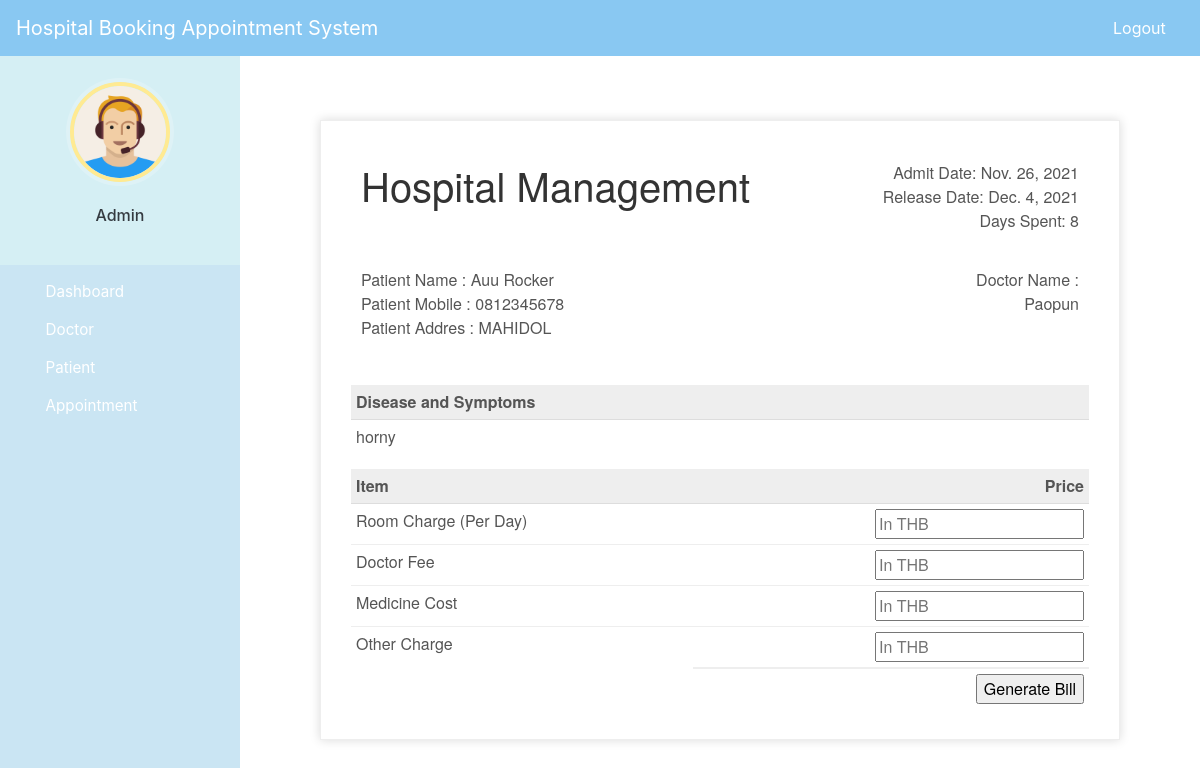
Page /discharge-patient/1 (signed in) on the committed database.
### hospital/models.py (models this page shows, shortened)
class Patient(models.Model):
    user = models.OneToOneField(User, on_delete=models.CASCADE)
    profile_pic = models.ImageField(upload_to='hospital/static/profile_pic/PatientProfilePic/', null=True, blank=True)
    address = models.CharField(max_length=40)
    mobile = models.CharField(max_length=20, null=False)
    symptoms = models.CharField(max_length=100, null=False)
    assignedDoctorId = models.PositiveIntegerField(null=True)
    admitDate = models.DateField(auto_now=True)
    status = models.BooleanField(default=False)
    @property
    def get_name(self):
        return self.user.first_name+" "+self.user.last_name

### hospital/views.py (the view, shortened to what this page needs)
# urls.py: path('discharge-patient/<int:pk>', views.discharge_patient_view,name='discharge-patient'),
@login_required(login_url='adminlogin')
@user_passes_test(is_admin)
def discharge_patient_view(request,pk):
    patient=models.Patient.objects.get(id=pk)
    days=(date.today()-patient.admitDate)
    assignedDoctor=models.User.objects.all().filter(id=patient.assignedDoctorId)
    d=days.days
    patientDict={
        'patientId':pk,
        'name':patient.get_name,
        'mobile':patient.mobile,
        'address':patient.address,
        'symptoms':patient.symptoms,
        'admitDate':patient.admitDate,
        'todayDate':date.today(),
        'day':d,
        'assignedDoctorName':assignedDoctor[0].first_name,
    }
    return render(request,'hospital/patient_generate_bill.html',context=patientDict)

### hospital/views.py (called while the page is built)
def is_admin(user):
    return user.groups.filter(name='ADMIN').exists()

### hospital/templates/hospital/patient_generate_bill.html (shortened to what this page needs)
{% extends 'hospital/admin_base.html' %} {% load static %} {% block content %}
<head>
</head>
<br><br><br>
<div class="invoice-box">
    <table cellpadding="0" cellspacing="0">
        <tr class="top">
            <td colspan="2">
                <table>
                    <tr>
                        <td class="title">
                            <h1>Hospital Management</h1>
                        </td>
                        <td>
                            Admit Date: {{admitDate}}<br> Release Date: {{todayDate}}<br> Days Spent: {{day}}
                        </td>
                    </tr>
                </table>
            </td>
        </tr>
        <tr class="information">
            <td colspan="2">
                <table>
                    <tr>
                        <td>
                            Patient Name : {{name}}<br> Patient Mobile : {{mobile}}<br> Patient Addres : {{address}}<br>
                        </td>
                        <td>
                            Doctor Name :<br> {{assignedDoctorName}}
                            <br>
                        </td>
                    </tr>
                </table>
            </td>
        </tr>
        <tr class="heading">
            <td>
                Disease and Symptoms
            </td>
            <td>
            </td>
        </tr>
        <tr class="details">
            <td>
                {{symptoms}}
            </td>
        </tr>
        <tr class="heading">
            <td>
                Item
            </td>
            <td>
                Price
            </td>
        </tr>
        <form method="post">
            <tr class="item">
                <td>
                    Room Charge (Per Day)
                </td>
                <td>
                    <input type="number" name="roomCharge" placeholder="In THB" value="">
                </td>
            </tr>
            <tr class="item">
                <td>
                    Doctor Fee
                </td>
                <td>
                    <input type="number" name="doctorFee" placeholder="In THB" value="">
                </td>
            </tr>
            <tr class="item">
                <td>
                    Medicine Cost
                </td>
                <td>
                    <input type="number" name="medicineCost" placeholder="In THB" value="">
                </td>
            </tr>
            <tr class="item last">
                <td>
                    Other Charge
                </td>
                <td>
                    <input type="number" name="OtherCharge" placeholder="In THB" value="">
                </td>
            </tr>
            <tr class="total">
                <td></td>
                <td>
                    <input type="submit" name="submit" value="Generate Bill">
                </td>
            </tr>
        </form>
    </table>
</div>
{% endblock content %}

### hospital/static/style.css (style rules this page uses)
body { padding-left: 240px; }

### hospital/templates/hospital/admin_base.html (style rules this page uses)
body { padding-left: 240px; }

### hospital/templates/hospital/patient_generate_bill.html (style rules this page uses)
.invoice-box { max-width: 800px; margin: auto; padding: 30px; border: 1px solid #eee; box-shadow: 0 0 10px rgba(0, 0, 0, .15); font-size: 16px; line-height: 24px; font-family: 'Helvetica Neue', 'Helvetica', Helvetica, Arial, sans-serif; color: #555; }
.invoice-box table { width: 100%; line-height: inherit; text-align: left; }
.invoice-box table td { padding: 5px; vertical-align: top; }
.invoice-box table tr td:nth-child(2) { text-align: right; }
.invoice-box table tr.top table td { padding-bottom: 20px; }
.invoice-box table tr.top table td.title { font-size: 45px; line-height: 45px; color: #333; }
.invoice-box table tr.information table td { padding-bottom: 40px; }
.invoice-box table tr.heading td { background: #eee; border-bottom: 1px solid #ddd; font-weight: bold; }
.invoice-box table tr.details td { padding-bottom: 20px; }
.invoice-box table tr.item td { border-bottom: 1px solid #eee; }
.invoice-box table tr.item.last td { border-bottom: none; }
.invoice-box table tr.total td:nth-child(2) { border-top: 2px solid #eee; font-weight: bold; }

### rows in the picture
Patient: admitDate "Nov. 26, 2021", mobile "0812345678", address "MAHIDOL", symptoms "horny"

### other values in the picture
{{ name }} "Auu Rocker"
{{ assignedDoctorName }} "Paopun"
